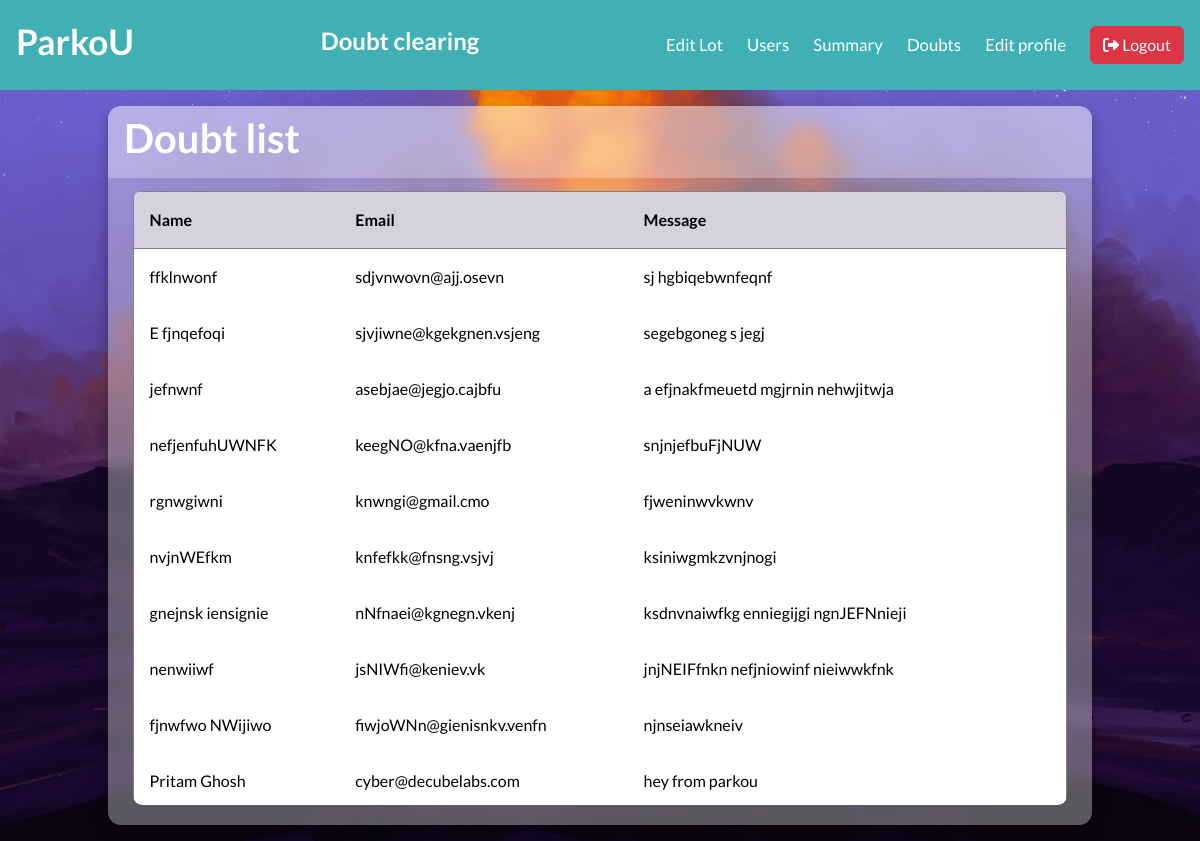
Page /admin/doubts (signed in) on the committed database.
### models/models.py (models this page shows)
class Doubt(db.Model):
    __tablename__ = "doubts"
    id = db.Column(db.Integer, primary_key = True)
    name = db.Column(db.String(128), nullable = False)
    email = db.Column(db.String(128), nullable = False)
    question = db.Column(db.String(512), nullable = False)

### controllers/routes.py (the view)
@app.route('/admin/doubts')
@admin_required
def doubt_page():
    doubts = Doubt.query.all()
    return render_template('/after_login_part/admin_side/doubt_page.html', doubts=doubts)

### controllers/routes.py (called while the page is built)
def admin_required(func):
    @wraps(func)
    def inner(*args,**kwargs):
        if "user_id" not in session:
            return redirect(url_for('login_page'))
        user=User.query.get(session['user_id'])
        if not user.is_admin:
            flash('You are not a authorized personel')
            return redirect(url_for('login_page'))
        return func(*args,**kwargs)
    return inner

### templates/after_login_part/admin_side/doubt_page.html (shortened to what this page needs)
{% extends "base.html" %}
{% block stylesheet %}
    <link rel="stylesheet" href="/static/css/after_login/admin_side/doubt_page.css">
{% endblock %}
{% block content %}
    <header class="header-content">
        <div class="brand">
            <h4>ParkoU</h4>
        </div>
        <div class="welcome-note">
            <h5>Doubt clearing</h5>
        </div>
        <nav class="navbar">
            <div class="nav-links">
                <a href="{{ url_for('admin_dashboard') }}" class="nav-link">Edit Lot</a>
                <a href="{{ url_for('user_details') }}" class="nav-link">Users</a>
                <a href="{{ url_for('summary_page') }}" class="nav-link">Summary</a>
                <a href="{{ url_for('doubt_page') }}" class="nav-link">Doubts</a>
                <a href="{{ url_for('edit_admin_profile') }}" class="nav-link">Edit profile</a>
                <a class="nav-link" href="{{ url_for('logout') }}">
                    <button type="button" id="btn-logout" class="btn btn-danger">
                        <i class="fa-solid fa-right-from-bracket"></i>
                        Logout
                    </button>
                </a>
            </div>
        </nav>
    </header>
    <main class="table" id="customers_table">
        <section class="table__header">
            <h1>Doubt list</h1>
        </section>
        <section class="table__body">
            <table border="1">
                <thead>
                    <tr>
                        <th> Name </th>
                        <th> Email </th>
                        <th> Message </th>
                    </tr>
                </thead>
                <tbody>
                    {% for doubt in doubts %}
                        <tr>
                        <td> {{ doubt.name }} </td>
                        <td> {{ doubt.email }} </td>
                        <td>
                            <div class="msg-doubt">
                                <div class="msg-data">
                                    {{ doubt.question }}
                                </div>
                            </div>
                        </td>
                        </tr>
                    {% else %}
                        <tr>
                        <td colspan="3"> No doubts found </td>
                        </tr>
                    {% endfor %}
                </tbody>
            </table>
        </section>
    </main>
{% endblock %}

### static/css/after_login/admin_side/doubt_page.css (style rules this page uses)
:root { --primary-color: #6366f1; --accent-color: #3f83f8; --text-color: #333; --link-color: #fff; --background-color: #40b0b4; --light-grey: #f0f0f0; --grey: #808080; --dark-grey: #555; }
* { margin: 0; padding: 0; box-sizing: border-box; font-family: "Lato", sans-serif; text-decoration: none; }
body { height: 100vh; text-align: center; }
.header-content { background-color: var(--background-color); display: flex; justify-content: space-between; align-items: center; padding: 1rem; position: relative; min-height: 90px; width: 100%; }
.welcome-note h5 { display: block; font-size: 1.5rem; font-weight: 600; color: var(--link-color); }
.brand h4 { font-size: 2.2rem; font-weight: 600; color: var(--link-color); }
.navbar { display: flex; align-items: center; gap: 1.5rem; position: relative; }
.nav-links { display: flex; align-items: center; gap: 1.5rem; }
.nav-link { color: var(--link-color); font-size: 1.05rem; font-weight: 500; }
body { min-height: 100vh; background: url("/static/images/html_table.jpg") center / cover; display: flex; justify-content: center; align-items: center; flex-direction: column; gap: 1rem; }
main.table { width: 82vw; height: 90vh; background-color: #fff5; backdrop-filter: blur(7px); box-shadow: 0 .4rem .8rem #0005; border-radius: .8rem; overflow: hidden; }
.table__header { width: 100%; height: 10%; background-color: #fff4; padding: .8rem 1rem; display: flex; justify-content: space-between; align-items: center; }
.table__header h1 { color: var(--link-color); font-weight: 600; }
.table__body { width: 95%; max-height: calc(89% - 1.6rem); background-color: #fffb; margin: .8rem auto; border-radius: .6rem; overflow: auto; overflow: overlay; }
table { width: 100%; }
table, th, td { border-collapse: collapse; padding: 1rem; text-align: left; }
thead th { position: sticky; top: 0; left: 0; background-color: #d5d1defe; cursor: pointer; text-transform: capitalize; }
.msg-doubt { display: flex; flex-wrap: wrap; justify-content: space-between; align-items: flex-start; }
.msg-data { max-width: 600px; }

### rows in the picture
Doubt: name "ffklnwonf", email "sdjvnwovn@ajj.osevn", question "sj hgbiqebwnfeqnf"
Doubt: name "E fjnqefoqi", email "sjvjiwne@kgekgnen.vsjeng", question "segebgoneg s jegj"
Doubt: name "jefnwnf", email "asebjae@jegjo.cajbfu", question "a efjnakfmeuetd mgjrnin nehwjitwja"
Doubt: name "nefjenfuhUWNFK", email "keegNO@kfna.vaenjfb", question "snjnjefbuFjNUW"
Doubt: name "rgnwgiwni", email "knwngi@gmail.cmo", question "fjweninwvkwnv"
Doubt: name "nvjnWEfkm", email "knfefkk@fnsng.vsjvj", question "ksiniwgmkzvnjnogi"
Doubt: name "gnejnsk iensignie", email "nNfnaei@kgnegn.vkenj", question "ksdnvnaiwfkg enniegijgi ngnJEFNnieji"
Doubt: name "nenwiiwf", email "jsNIWfi@keniev.vk", question "jnjNEIFfnkn nefjniowinf nieiwwkfnk"
Doubt: name "fjnwfwo NWijiwo", email "fiwjoWNn@gienisnkv.venfn", question "njnseiawkneiv"
Doubt: name "Pritam Ghosh", email "cyber@decubelabs.com", question "hey from parkou"
